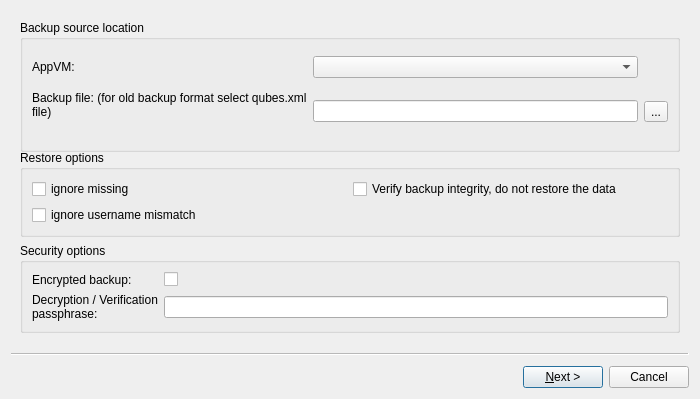
<?xml version="1.0" encoding="UTF-8"?>
<ui version="4.0">
 <class>Restore</class>
 <widget class="QWizard" name="Restore">
  <property name="geometry">
   <rect>
    <x>0</x>
    <y>0</y>
    <width>700</width>
    <height>399</height>
   </rect>
  </property>
  <property name="windowTitle">
   <string>Qubes Restore VMs</string>
  </property>
  <property name="locale">
   <locale language="English" country="UnitedStates"/>
  </property>
  <property name="options">
   <set>QWizard::NoBackButtonOnLastPage|QWizard::NoBackButtonOnStartPage</set>
  </property>
  <widget class="QWizardPage" name="select_dir_page">
   <layout class="QGridLayout" name="gridLayout_3">
    <item row="3" column="0">
     <spacer name="verticalSpacer">
      <property name="orientation">
       <enum>Qt::Vertical</enum>
      </property>
      <property name="sizeHint" stdset="0">
       <size>
        <width>20</width>
        <height>215</height>
       </size>
      </property>
     </spacer>
    </item>
    <item row="1" column="0">
     <widget class="QGroupBox" name="options_groupbox">
      <property name="font">
       <font>
        <weight>50</weight>
        <bold>false</bold>
       </font>
      </property>
      <property name="title">
       <string>Restore options</string>
      </property>
      <layout class="QGridLayout" name="gridLayout_2">
       <item row="0" column="0">
        <widget class="QCheckBox" name="ignore_missing">
         <property name="toolTip">
          <string>Ignore missing templates or netvms, restore VMs anyway.</string>
         </property>
         <property name="text">
          <string>ignore missing</string>
         </property>
        </widget>
       </item>
       <item row="3" column="0">
        <widget class="QCheckBox" name="ignore_uname_mismatch">
         <property name="toolTip">
          <string>Ignore dom0 username mismatch while restoring homedir.</string>
         </property>
         <property name="text">
          <string>ignore username mismatch</string>
         </property>
        </widget>
       </item>
       <item row="0" column="1">
        <widget class="QCheckBox" name="verify_only">
         <property name="text">
          <string>Verify backup integrity, do not restore the data</string>
         </property>
        </widget>
       </item>
      </layout>
     </widget>
    </item>
    <item row="0" column="0">
     <widget class="QGroupBox" name="groupBox_2">
      <property name="minimumSize">
       <size>
        <width>0</width>
        <height>132</height>
       </size>
      </property>
      <property name="font">
       <font>
        <weight>50</weight>
        <bold>false</bold>
       </font>
      </property>
      <property name="title">
       <string>Backup source location</string>
      </property>
      <layout class="QGridLayout" name="gridLayout">
       <item row="5" column="1">
        <widget class="QLineEdit" name="dir_line_edit"/>
       </item>
       <item row="5" column="2">
        <widget class="QToolButton" name="select_path_button">
         <property name="text">
          <string>...</string>
         </property>
        </widget>
       </item>
       <item row="5" column="0">
        <widget class="QLabel" name="label_2">
         <property name="minimumSize">
          <size>
           <width>0</width>
           <height>41</height>
          </size>
         </property>
         <property name="text">
          <string>&lt;html&gt;&lt;head/&gt;&lt;body&gt;&lt;p&gt;Backup file:&lt;br&gt;&lt;span style=&quot; font-size:8pt;&quot;&gt;(for old backup format select qubes.xml file)&lt;/span&gt;&lt;/p&gt;&lt;/body&gt;&lt;/html&gt;</string>
         </property>
         <property name="alignment">
          <set>Qt::AlignLeading|Qt::AlignLeft|Qt::AlignTop</set>
         </property>
         <property name="wordWrap">
          <bool>true</bool>
         </property>
        </widget>
       </item>
       <item row="0" column="1">
        <widget class="QComboBox" name="appvm_combobox"/>
       </item>
       <item row="0" column="0">
        <widget class="QLabel" name="label_3">
         <property name="text">
          <string>AppVM:</string>
         </property>
        </widget>
       </item>
      </layout>
     </widget>
    </item>
    <item row="2" column="0">
     <widget class="QGroupBox" name="groupBox">
      <property name="title">
       <string>Security options</string>
      </property>
      <layout class="QGridLayout" name="gridLayout_4">
       <item row="0" column="1">
        <widget class="QCheckBox" name="encryption_checkbox">
         <property name="text">
          <string/>
         </property>
        </widget>
       </item>
       <item row="0" column="0">
        <widget class="QLabel" name="label_4">
         <property name="text">
          <string>Encrypted backup:</string>
         </property>
        </widget>
       </item>
       <item row="1" column="0">
        <widget class="QLabel" name="label_5">
         <property name="text">
          <string>&lt;html&gt;&lt;head/&gt;&lt;body&gt;&lt;p&gt;Decryption / Verification&lt;br/&gt;passphrase:&lt;/p&gt;&lt;/body&gt;&lt;/html&gt;</string>
         </property>
        </widget>
       </item>
       <item row="1" column="1">
        <widget class="QLineEdit" name="passphrase_line_edit">
         <property name="echoMode">
          <enum>QLineEdit::Password</enum>
         </property>
        </widget>
       </item>
      </layout>
     </widget>
    </item>
   </layout>
  </widget>
  <widget class="QWizardPage" name="select_vms_page">
   <layout class="QVBoxLayout" name="verticalLayout_4">
    <item>
     <widget class="QGroupBox" name="select_vms_groupbox">
      <property name="title">
       <string>VMs to restore</string>
      </property>
      <layout class="QVBoxLayout" name="select_vms_layout"/>
     </widget>
    </item>
   </layout>
  </widget>
  <widget class="QWizardPage" name="confirm_page">
   <layout class="QVBoxLayout" name="verticalLayout_2">
    <item>
     <widget class="QLabel" name="label_6">
      <property name="font">
       <font>
        <pointsize>9</pointsize>
        <weight>50</weight>
        <italic>false</italic>
        <bold>false</bold>
        <underline>false</underline>
       </font>
      </property>
      <property name="text">
       <string>You're about to perform the following actions:</string>
      </property>
     </widget>
    </item>
    <item>
     <widget class="QTextEdit" name="confirm_text_edit">
      <property name="html">
       <string>&lt;!DOCTYPE HTML PUBLIC &quot;-//W3C//DTD HTML 4.0//EN&quot; &quot;http://www.w3.org/TR/REC-html40/strict.dtd&quot;&gt;
&lt;html&gt;&lt;head&gt;&lt;meta name=&quot;qrichtext&quot; content=&quot;1&quot; /&gt;&lt;style type=&quot;text/css&quot;&gt;
p, li { white-space: pre-wrap; }
&lt;/style&gt;&lt;/head&gt;&lt;body style=&quot; font-family:'Sans Serif'; font-size:10pt; font-weight:400; font-style:normal;&quot;&gt;
&lt;p style=&quot;-qt-paragraph-type:empty; margin-top:0px; margin-bottom:0px; margin-left:0px; margin-right:0px; -qt-block-indent:0; text-indent:0px; font-size:9pt;&quot;&gt;&lt;br /&gt;&lt;/p&gt;&lt;/body&gt;&lt;/html&gt;</string>
      </property>
     </widget>
    </item>
    <item>
     <widget class="QLabel" name="label_7">
      <property name="font">
       <font>
        <pointsize>9</pointsize>
        <weight>50</weight>
        <italic>false</italic>
        <bold>false</bold>
        <underline>false</underline>
       </font>
      </property>
      <property name="text">
       <string>To continue press Next. </string>
      </property>
     </widget>
    </item>
   </layout>
  </widget>
  <widget class="QWizardPage" name="commit_page">
   <layout class="QVBoxLayout" name="verticalLayout_3">
    <item>
     <widget class="QTextEdit" name="commit_text_edit"/>
    </item>
    <item>
     <widget class="QProgressBar" name="progress_bar">
      <property name="value">
       <number>0</number>
      </property>
      <property name="textVisible">
       <bool>false</bool>
      </property>
      <property name="format">
       <string/>
      </property>
     </widget>
    </item>
    <item>
     <widget class="QCheckBox" name="showFileDialog">
      <property name="text">
       <string>When finished, open file selection dialog to allow me to unmount the disk</string>
      </property>
     </widget>
    </item>
   </layout>
  </widget>
 </widget>
 <resources/>
 <connections/>
</ui>
